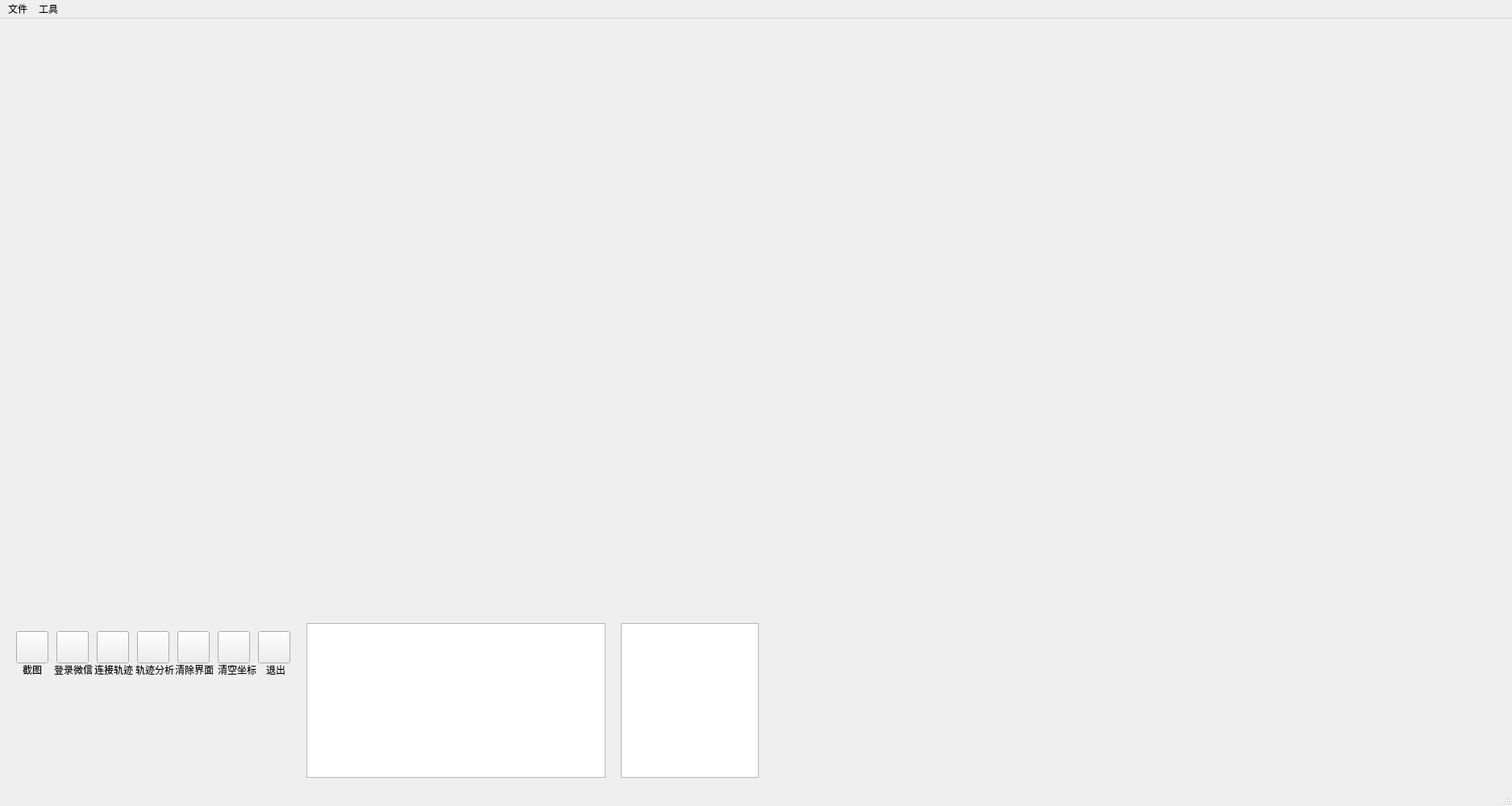
<?xml version="1.0" encoding="UTF-8"?>
<ui version="4.0">
 <class>tracking</class>
 <widget class="QMainWindow" name="tracking">
  <property name="geometry">
   <rect>
    <x>0</x>
    <y>0</y>
    <width>1875</width>
    <height>1000</height>
   </rect>
  </property>
  <property name="windowTitle">
   <string>Tracking</string>
  </property>
  <property name="windowIcon">
   <iconset>
    <normaloff>trackin.jpg</normaloff>trackin.jpg</iconset>
  </property>
  <widget class="QWidget" name="centralWidget">
   <widget class="QTableWidget" name="stop_stat_view1">
    <property name="geometry">
     <rect>
      <x>380</x>
      <y>750</y>
      <width>371</width>
      <height>192</height>
     </rect>
    </property>
   </widget>
   <widget class="QTableWidget" name="track_stat_view1">
    <property name="geometry">
     <rect>
      <x>770</x>
      <y>750</y>
      <width>171</width>
      <height>192</height>
     </rect>
    </property>
   </widget>
   <widget class="QPushButton" name="screenshot_button">
    <property name="geometry">
     <rect>
      <x>20</x>
      <y>760</y>
      <width>40</width>
      <height>40</height>
     </rect>
    </property>
    <property name="cursor">
     <cursorShape>PointingHandCursor</cursorShape>
    </property>
    <property name="text">
     <string/>
    </property>
    <property name="icon">
     <iconset>
      <normaloff>../build-tracking-Desktop_Qt_5_9_0_MSVC2013_64bit-Debug/screenshot.jpg</normaloff>../build-tracking-Desktop_Qt_5_9_0_MSVC2013_64bit-Debug/screenshot.jpg</iconset>
    </property>
    <property name="iconSize">
     <size>
      <width>35</width>
      <height>35</height>
     </size>
    </property>
   </widget>
   <widget class="QPushButton" name="wechat_push_button">
    <property name="geometry">
     <rect>
      <x>70</x>
      <y>760</y>
      <width>40</width>
      <height>40</height>
     </rect>
    </property>
    <property name="cursor">
     <cursorShape>PointingHandCursor</cursorShape>
    </property>
    <property name="text">
     <string/>
    </property>
    <property name="icon">
     <iconset>
      <normaloff>../build-tracking-Desktop_Qt_5_9_0_MSVC2013_64bit-Debug/wechat_push.png</normaloff>../build-tracking-Desktop_Qt_5_9_0_MSVC2013_64bit-Debug/wechat_push.png</iconset>
    </property>
    <property name="iconSize">
     <size>
      <width>35</width>
      <height>35</height>
     </size>
    </property>
   </widget>
   <widget class="QPushButton" name="connect_line_button">
    <property name="geometry">
     <rect>
      <x>120</x>
      <y>760</y>
      <width>40</width>
      <height>40</height>
     </rect>
    </property>
    <property name="cursor">
     <cursorShape>PointingHandCursor</cursorShape>
    </property>
    <property name="text">
     <string/>
    </property>
    <property name="icon">
     <iconset>
      <normaloff>../build-tracking-Desktop_Qt_5_9_0_MSVC2013_64bit-Debug/connect_lin.png</normaloff>../build-tracking-Desktop_Qt_5_9_0_MSVC2013_64bit-Debug/connect_lin.png</iconset>
    </property>
    <property name="iconSize">
     <size>
      <width>35</width>
      <height>35</height>
     </size>
    </property>
   </widget>
   <widget class="QPushButton" name="analyze_button">
    <property name="geometry">
     <rect>
      <x>170</x>
      <y>760</y>
      <width>40</width>
      <height>40</height>
     </rect>
    </property>
    <property name="cursor">
     <cursorShape>PointingHandCursor</cursorShape>
    </property>
    <property name="text">
     <string/>
    </property>
    <property name="icon">
     <iconset>
      <normaloff>../build-tracking-Desktop_Qt_5_9_0_MSVC2013_64bit-Debug/analyze_point.jpg</normaloff>../build-tracking-Desktop_Qt_5_9_0_MSVC2013_64bit-Debug/analyze_point.jpg</iconset>
    </property>
    <property name="iconSize">
     <size>
      <width>35</width>
      <height>35</height>
     </size>
    </property>
   </widget>
   <widget class="QPushButton" name="clear_interface">
    <property name="geometry">
     <rect>
      <x>220</x>
      <y>760</y>
      <width>40</width>
      <height>40</height>
     </rect>
    </property>
    <property name="cursor">
     <cursorShape>PointingHandCursor</cursorShape>
    </property>
    <property name="text">
     <string/>
    </property>
    <property name="icon">
     <iconset>
      <normaloff>D:/project/qtproject/build-tracking-Desktop_Qt_5_9_0_MSVC2013_64bit-Debug/clear1.png</normaloff>D:/project/qtproject/build-tracking-Desktop_Qt_5_9_0_MSVC2013_64bit-Debug/clear1.png</iconset>
    </property>
    <property name="iconSize">
     <size>
      <width>35</width>
      <height>35</height>
     </size>
    </property>
   </widget>
   <widget class="QPushButton" name="window_quit">
    <property name="geometry">
     <rect>
      <x>320</x>
      <y>760</y>
      <width>40</width>
      <height>40</height>
     </rect>
    </property>
    <property name="cursor">
     <cursorShape>PointingHandCursor</cursorShape>
    </property>
    <property name="text">
     <string/>
    </property>
    <property name="icon">
     <iconset>
      <normaloff>../build-tracking-Desktop_Qt_5_9_0_MSVC2013_64bit-Debug/exit.jpg</normaloff>../build-tracking-Desktop_Qt_5_9_0_MSVC2013_64bit-Debug/exit.jpg</iconset>
    </property>
    <property name="iconSize">
     <size>
      <width>35</width>
      <height>35</height>
     </size>
    </property>
   </widget>
   <widget class="QLabel" name="screen_label">
    <property name="geometry">
     <rect>
      <x>28</x>
      <y>800</y>
      <width>41</width>
      <height>16</height>
     </rect>
    </property>
    <property name="text">
     <string>截图</string>
    </property>
   </widget>
   <widget class="QLabel" name="wechat_label">
    <property name="geometry">
     <rect>
      <x>67</x>
      <y>800</y>
      <width>54</width>
      <height>16</height>
     </rect>
    </property>
    <property name="text">
     <string>登录微信</string>
    </property>
   </widget>
   <widget class="QLabel" name="conn_label">
    <property name="geometry">
     <rect>
      <x>117</x>
      <y>800</y>
      <width>54</width>
      <height>16</height>
     </rect>
    </property>
    <property name="text">
     <string>连接轨迹</string>
    </property>
   </widget>
   <widget class="QLabel" name="ana_label">
    <property name="geometry">
     <rect>
      <x>168</x>
      <y>800</y>
      <width>54</width>
      <height>16</height>
     </rect>
    </property>
    <property name="text">
     <string>轨迹分析</string>
    </property>
   </widget>
   <widget class="QLabel" name="clear_label">
    <property name="geometry">
     <rect>
      <x>217</x>
      <y>800</y>
      <width>54</width>
      <height>16</height>
     </rect>
    </property>
    <property name="text">
     <string>清除界面</string>
    </property>
   </widget>
   <widget class="QLabel" name="exit_label">
    <property name="geometry">
     <rect>
      <x>330</x>
      <y>800</y>
      <width>31</width>
      <height>16</height>
     </rect>
    </property>
    <property name="text">
     <string>退出</string>
    </property>
   </widget>
   <widget class="QPushButton" name="txt_clear_button">
    <property name="geometry">
     <rect>
      <x>270</x>
      <y>760</y>
      <width>40</width>
      <height>40</height>
     </rect>
    </property>
    <property name="cursor">
     <cursorShape>PointingHandCursor</cursorShape>
    </property>
    <property name="text">
     <string/>
    </property>
    <property name="icon">
     <iconset>
      <normaloff>../build-tracking-Desktop_Qt_5_9_0_MSVC2013_64bit-Debug/txt_clear.jpg</normaloff>../build-tracking-Desktop_Qt_5_9_0_MSVC2013_64bit-Debug/txt_clear.jpg</iconset>
    </property>
    <property name="iconSize">
     <size>
      <width>35</width>
      <height>35</height>
     </size>
    </property>
   </widget>
   <widget class="QLabel" name="txtclr_label">
    <property name="geometry">
     <rect>
      <x>270</x>
      <y>800</y>
      <width>54</width>
      <height>16</height>
     </rect>
    </property>
    <property name="text">
     <string>清空坐标</string>
    </property>
   </widget>
  </widget>
  <widget class="QMenuBar" name="mymenu">
   <property name="geometry">
    <rect>
     <x>0</x>
     <y>0</y>
     <width>1875</width>
     <height>22</height>
    </rect>
   </property>
   <property name="nativeMenuBar">
    <bool>false</bool>
   </property>
   <widget class="QMenu" name="file">
    <property name="title">
     <string>文件</string>
    </property>
    <addaction name="action_txt"/>
    <addaction name="separator"/>
    <addaction name="quit"/>
   </widget>
   <widget class="QMenu" name="tool">
    <property name="title">
     <string>工具</string>
    </property>
    <addaction name="WechatPush"/>
    <addaction name="TrackAnalyze"/>
    <addaction name="TrackConnect"/>
    <addaction name="InterfaceClear"/>
    <addaction name="txt_clear"/>
    <addaction name="ScreenShot"/>
    <addaction name="rece_data"/>
   </widget>
   <addaction name="file"/>
   <addaction name="tool"/>
  </widget>
  <widget class="QStatusBar" name="statusBar"/>
  <action name="ScreenShot">
   <property name="text">
    <string>截图</string>
   </property>
   <property name="shortcut">
    <string>Alt+S</string>
   </property>
  </action>
  <action name="quit">
   <property name="text">
    <string>退出</string>
   </property>
   <property name="shortcut">
    <string>Alt+Q</string>
   </property>
  </action>
  <action name="WechatPush">
   <property name="text">
    <string>打开微信通知</string>
   </property>
  </action>
  <action name="TrackAnalyze">
   <property name="text">
    <string>分析轨迹</string>
   </property>
  </action>
  <action name="TrackConnect">
   <property name="text">
    <string>轨迹连线</string>
   </property>
  </action>
  <action name="InterfaceClear">
   <property name="text">
    <string>清空界面</string>
   </property>
   <property name="shortcut">
    <string>Alt+C</string>
   </property>
  </action>
  <action name="txt_clear">
   <property name="text">
    <string>清空txt</string>
   </property>
  </action>
  <action name="rece_data">
   <property name="text">
    <string>开始接受数据</string>
   </property>
   <property name="shortcut">
    <string>Alt+G</string>
   </property>
  </action>
  <action name="action_txt">
   <property name="text">
    <string>打开txt目录</string>
   </property>
  </action>
 </widget>
 <layoutdefault spacing="6" margin="11"/>
 <resources/>
 <connections/>
</ui>
